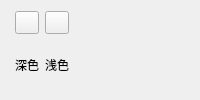
              <widget class="QWidget" name="systemThemeWidget" native="true">
               <layout class="QHBoxLayout" name="horizontalLayout">
                <property name="leftMargin">
                 <number>15</number>
                </property>
                <item>
                 <layout class="QVBoxLayout" name="verticalLayout_3">
                  <item>
                   <widget class="QToolButton" name="darkSystemBtn">
                    <property name="text">
                     <string/>
                    </property>
                    <property name="checkable">
                     <bool>true</bool>
                    </property>
                   </widget>
                  </item>
                  <item>
                   <widget class="QLabel" name="darkLabel">
                    <property name="text">
                     <string>深色</string>
                    </property>
                    <property name="alignment">
                     <set>Qt::AlignCenter</set>
                    </property>
                   </widget>
                  </item>
                 </layout>
                </item>
                <item>
                 <layout class="QVBoxLayout" name="verticalLayout_4">
                  <item>
                   <widget class="QToolButton" name="lightSystemBtn">
                    <property name="text">
                     <string/>
                    </property>
                    <property name="checkable">
                     <bool>true</bool>
                    </property>
                   </widget>
                  </item>
                  <item>
                   <widget class="QLabel" name="lightLabel">
                    <property name="text">
                     <string>浅色</string>
                    </property>
                    <property name="alignment">
                     <set>Qt::AlignCenter</set>
                    </property>
                   </widget>
                  </item>
                 </layout>
                </item>
                <item>
                 <spacer name="horizontalSpacer">
                  <property name="orientation">
                   <enum>Qt::Horizontal</enum>
                  </property>
                  <property name="sizeHint" stdset="0">
                   <size>
                    <width>40</width>
                    <height>20</height>
                   </size>
                  </property>
                 </spacer>
                </item>
               </layout>
              </widget>
